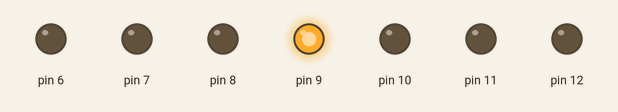
Recording of a sketch running on a simulated Arduino Uno, built with avr-gcc and run on an emulated ATmega328P. On the bench: output pins drawn as LEDs (lit = HIGH).

Above: at 0.05 s.
At 0.95 s:
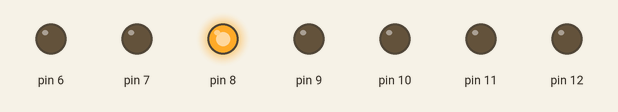
At 1.55 s:
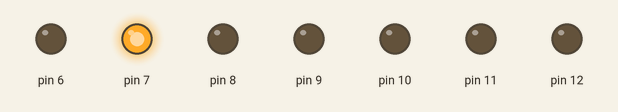
At 2.15 s:
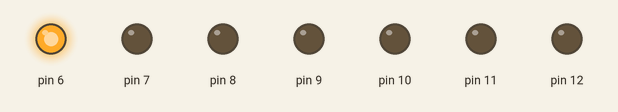
At 3.25 s:
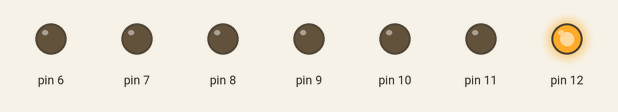
At 5.05 s:
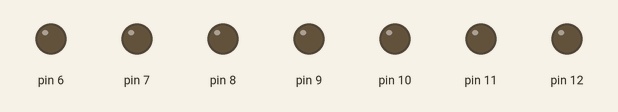
Timing chart, 0 to 6.0 s (numbered marks = the images above):
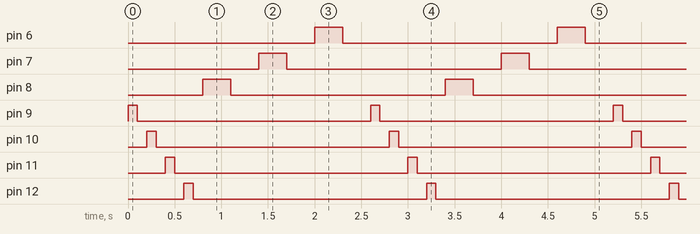

Measured:
- by itself, pin 6–8: alternates HIGH for 0.30 s and LOW for 2.3 s
- by itself, pin 9–12: alternates HIGH for 0.10 s and LOW for 2.5 s
- by itself, everything shown: repeats every 2.6 s, in 14 steps

The sketch:

spectacular_duup_bruticus1.ino
```cpp
// C++ code
//
void setup()
{
  pinMode(9, OUTPUT);
  pinMode(10, OUTPUT);
  pinMode(11, OUTPUT);
  pinMode(12, OUTPUT);
  pinMode(8, OUTPUT);
  pinMode(7, OUTPUT);
  pinMode(6, OUTPUT);
}

void loop()
{
  digitalWrite(9, HIGH);
  delay(100); // Aceso por 1000 millisecond (1 seg)(s)
  digitalWrite(9, LOW);
  delay(100); // Apagado por 1000 millisecond(s)

  digitalWrite(10, HIGH);
  delay(100); // Aceso por 2000 millisecond (2 seg)(s)
  digitalWrite(10, LOW);
  delay(100); // Apagado por 2000 millisecond(s)

  digitalWrite(11, HIGH);
  delay(100); // Aceso por 3000 millisecond (3 seg)(s)
  digitalWrite(11, LOW);
  delay(100); // Apagado por 3000 millisecond(s)

  digitalWrite(12, HIGH);
  delay(100); // Aceso por 4000 millisecond (4 seg)(s)
  digitalWrite(12, LOW);
  delay(100); // Apagado por 4000 millisecond(s)
   digitalWrite(8, HIGH);
  delay(300); // Aceso por 200 millisecond (2 seg)(s)
  digitalWrite(8, LOW);
  delay(300); // Apagado por 200 millisecond(s)

  digitalWrite(7, HIGH);
  delay(300); // Aceso por 300 millisecond (3 seg)(s)
  digitalWrite(7, LOW);
  delay(300); // Apagado por 300 millisecond(s)

  digitalWrite(6, HIGH);
  delay(300); // Aceso por 400 millisecond (4 seg)(s)
  digitalWrite(6, LOW);
  delay(300); // Apagado por 400 millisecond(s)
}
```
